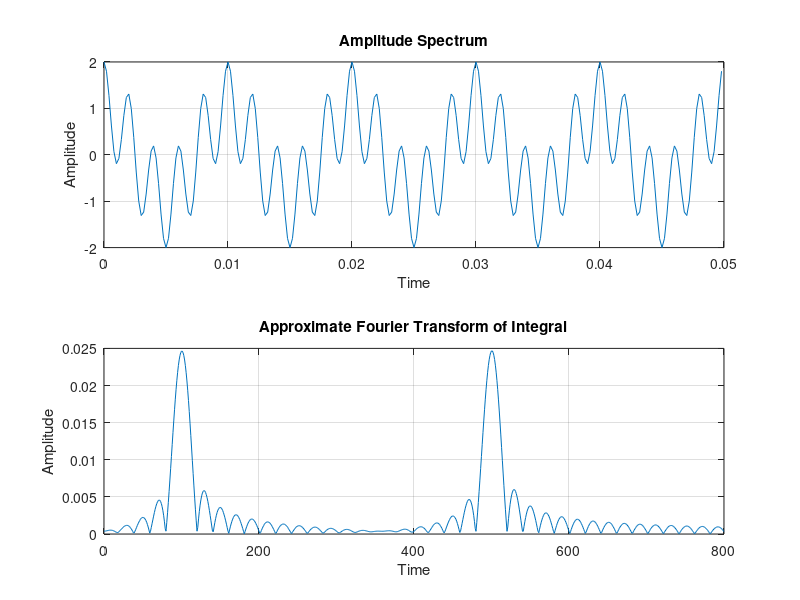

MATLAB code to generate this figure:
clc;
clear all;
close all;
N=250;
ts=.0002;
t=[0:N-1]*ts;
x=cos(2*pi*100*t)+cos(2*pi*500*t);
subplot(2,1,1);
plot(t,x);
xlabel('Time');
ylabel('Amplitude');
title('Amplitude Spectrum');
grid on;

k=0;
for f=0:1:800
    k=k+1;
    X(k)=trapz(t,x.*exp(-1i*2*pi*f*t));
end
f=0:800;
subplot(2,1,2);
plot(f, abs(X))
xlabel('Time');
ylabel('Amplitude');
title('Approximate Fourier Transform of Integral');
grid on;

